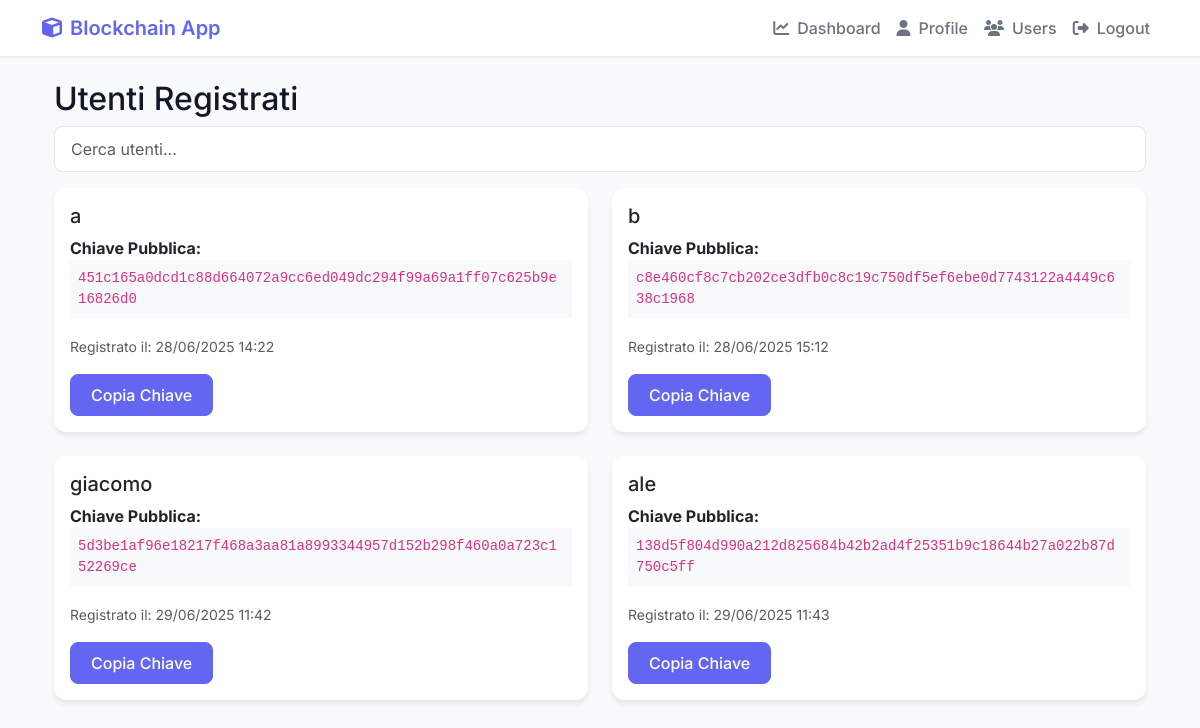
The app's page /users/ (signed in), older data.
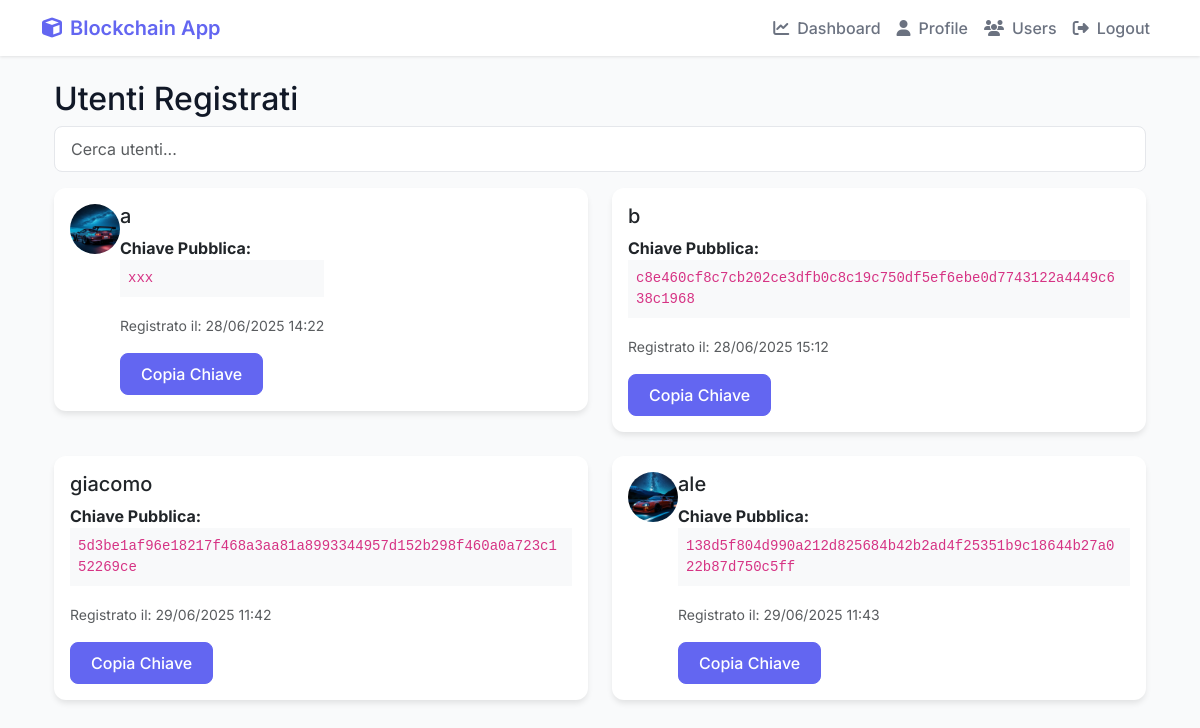
The same page, newer data.
### Cripto1/models.py (models this page shows, shortened)
class UserProfile(models.Model):
    user = models.OneToOneField(User, on_delete=models.CASCADE)
    user_key = models.CharField(max_length=255, unique=True) # Keep as a unique identifier (can be hash of public key)
    public_key = models.TextField(null=True, blank=True) # Allow null for existing rows
    private_key = EncryptedTextField(null=True, blank=True) # Allow null for existing rows
    balance = models.FloatField(default=0.0)
    created_at = models.DateTimeField(auto_now_add=True)
    profile_picture = models.ImageField(upload_to='profile_pics/', blank=True, null=True)
    is_active = models.BooleanField(default=True)
    last_login_ip = models.GenericIPAddressField(null=True, blank=True)
    last_login_date = models.DateTimeField(null=True, blank=True)
    login_attempts = models.IntegerField(default=0)
    locked_until = models.DateTimeField(null=True, blank=True)
    sso_provider = models.CharField(max_length=50, blank=True, null=True)  # Per SSO
    sso_id = models.CharField(max_length=255, blank=True, null=True)  # ID esterno per SSO
    department = models.CharField(max_length=100, blank=True, null=True)
    position = models.CharField(max_length=100, blank=True, null=True)
    phone = models.CharField(max_length=20, blank=True, null=True)
    emergency_contact = models.CharField(max_length=255, blank=True, null=True)
    notes = models.TextField(blank=True, null=True)
    def is_locked(self):
        if self.locked_until and timezone.now() < self.locked_until:
            return True
        return False
    def update_last_login(self, ip_address=None):
        self.last_login_date = timezone.now()
        if ip_address:
            self.last_login_ip = ip_address
        self.save()

### Cripto1/views.py (the view)
# urls.py: path('users/', views.users_feed, name='users_feed'),
@login_required
def users_feed(request):
    users = UserProfile.objects.all().select_related('user')
    context = {
        'users': users,
    }
    return render(request, 'Cripto1/users_feed.html', context)

### Cripto1/templates/Cripto1/users_feed.html (shortened to what this page needs)
{% extends 'Cripto1/base.html' %}
{% block content %}
<div class="container mt-4">
    <h2>Utenti Registrati</h2>
    <div class="mb-3">
        <input type="text" id="userSearch" class="form-control" placeholder="Cerca utenti...">
    </div>
    <div class="row" id="usersList">
        {% for user_profile in users %}
        <div class="col-md-6 mb-4 user-card">
            <div class="card">
                <div class="card-body d-flex align-items-start">
                    {% if user_profile.profile_picture %}
                        <img src="{{ user_profile.profile_picture.url }}" alt="{{ user_profile.user.username }}'s profile picture" width="50" height="50" class="rounded-circle mr-3">
                    {% endif %}
                    <div>
                        <h5 class="card-title mb-0 d-flex align-items-center">
                             {{ user_profile.user.username }}
                        </h5>
                        <p class="card-text mt-2">
                            <strong>Chiave Pubblica:</strong><br>
                            <code class="bg-light p-2 d-block text-break">{{ user_profile.user_key }}</code>
                        </p>
                        <p class="card-text mb-0">
                            <small class="text-muted">Registrato il: {{ user_profile.created_at|date:"d/m/Y H:i" }}</small>
                        </p>
                        <button class="btn btn-primary copy-key mt-3" data-key="{{ user_profile.user_key }}">
                            Copia Chiave
                        </button>
                    </div>
                </div>
            </div>
        </div>
        {% endfor %}
    </div>
</div>
{% endblock %}

Row changes from the older to the newer data that the page shows:
changed UserProfile: profile_picture: picture added; user_key "451c165a0dcd1c88d664072a9cc6ed049dc294f99a69a1ff07c625b9e16826d0" → "xxx"
changed UserProfile "138d5f804d990a212d825684b42b2ad4f25351b9c18644b27a022b87d750c5ff": profile_picture: picture added
